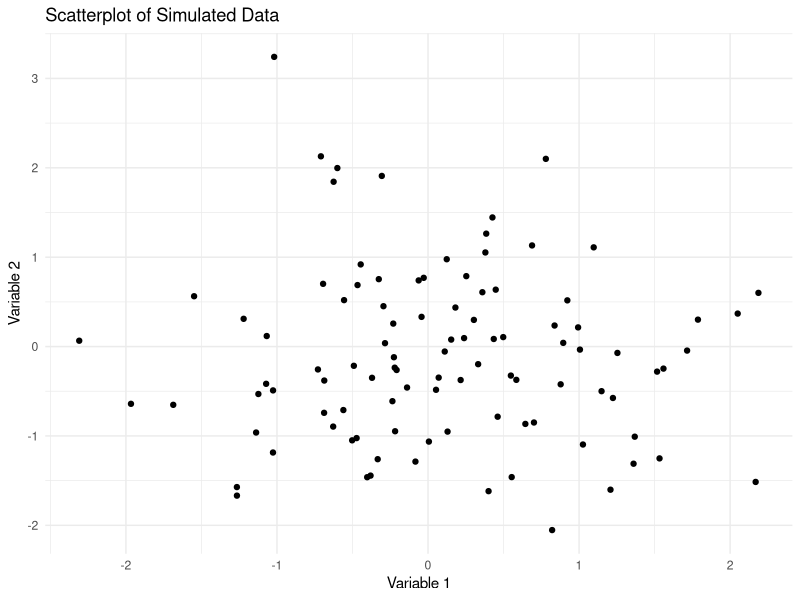

Source code (R):
# Load necessary library
library(ggplot2)

# Simulate some data
set.seed(123) # for reproducibility
data_sim <- data.frame(
  var1 = rnorm(100),  # 100 random normal values for var1
  var2 = rnorm(100)  # 100 random normal values for var2
)
#${userHome}/micromamba/envs/r/bin/R
#${userHome}/micromamba/envs/r/bin/radian
# View first few rows of the dataset
head(data_sim)

# Plot the data using ggplot2
ggplot(data_sim, aes(x = var1, y = var2)) +
  geom_point() +  # create a scatterplot
  theme_minimal() +  # use minimal theme for the plot
  ggtitle("Scatterplot of Simulated Data") +  # add a title to the plot
  xlab("Variable 1") +  # label for x-axis
  ylab("Variable 2")  # label for y-axis


# Defining the Fibonacci function
fibonacci <- function(n) {
  if(n <= 1){
    return(n)
  } else {
    a <- fibonacci(n-1) + fibonacci(n-2)
    return(a)
  }
}

# Calculating and printing fibonacci sequence and the computation time required
start_time <- Sys.time()  # Get the system time just prior to starting the calculations

# Calculating the 35th term in the Fibonacci sequence
print(fibonacci(10))

end_time <- Sys.time()  # Get the system time immediately after the calculations are done

# Printing the calculation time
print(end_time - start_time)